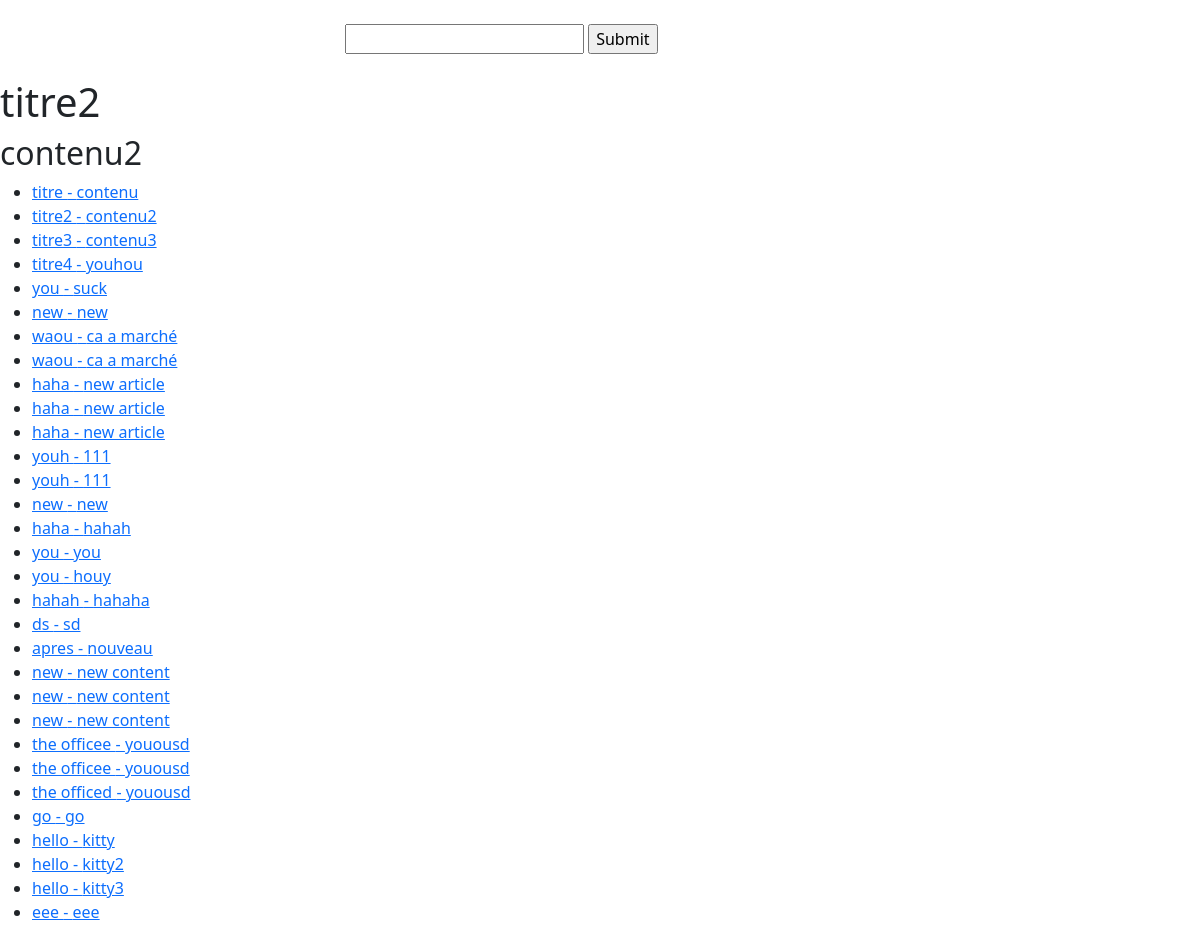
The page / on the database its author committed.
### articles/models.py (models this page shows)
class Article(models.Model):
    title = models.TextField()
    content = models.TextField()

### try_django/views.py (the view)
# urls.py: 2. Add a URL to urlpatterns:  path('', views.home, name='home')
def home(request, *args, **kwargs):
    article_obj = Article.objects.get(id=2)
    list_obj = Article.objects.all()
    context = {
        "obj": article_obj,
        "list_obj": list_obj
    }
    html = render_to_string(template_name="home-view.html", context=context)
    return HttpResponse(html)

### templates/home-view.html
{% extends 'base.html' %}
{% block content %}
<h1>{{obj.title}}</h1>
<h2>{{obj.content}}</h2>
{% endblock content %}
{% block below_content %}
<ul>
{% for element in list_obj %}
<li><a href="/articles/{{element.id}}/">{{element.title}} - {{element.content}}</li></a>
{% endfor %}
</ul>
{% endblock below_content %}

### templates/base.html (shortened to what this page needs)
<!DOCTYPE html>
<html lang="en">
<head>
    <link href="https://cdn.jsdelivr.net/npm/bootstrap@5.3.0-alpha1/dist/css/bootstrap.min.css" rel="stylesheet">
</head>
<body>
    <div class="container">
            <div class="col-md-6 mx-auto p-4">
                <form action='/articles/'>
                    <input type="text" name="q" id="">
                    <input type="submit" value="Submit">
                </form>
            </div>
    </div>
    {% block content %}
    {% endblock content %}
    {% block below_content %}
    {% endblock below_content %}
</body>
</html>

### rows shown on the page
Article: title "titre2", content "contenu2"
Article: title "titre", content "contenu"
Article: title "titre3", content "contenu3"
Article: title "titre4", content "youhou"
Article: title "you", content "suck"
Article: title "new", content "new"
Article: title "waou", content "ca a marché"
Article: title "waou", content "ca a marché"
Article: title "haha", content "new article"
Article: title "haha", content "new article"
Article: title "haha", content "new article"
Article: title "youh", content "111"
Article: title "youh", content "111"
Article: title "new", content "new"
Article: title "haha", content "hahah"
Article: title "you", content "you"
Article: title "you", content "houy"
Article: title "hahah", content "hahaha"
Article: title "ds", content "sd"
Article: title "apres", content "nouveau"
Article: title "new", content "new content"
Article: title "new", content "new content"
Article: title "new", content "new content"
Article: title "the officee", content "youousd"
Article: title "the officee", content "youousd"
Article: title "the officed", content "youousd"
Article: title "go", content "go"
Article: title "hello", content "kitty"
Article: title "hello", content "kitty2"
Article: title "hello", content "kitty3"
Article: title "eee", content "eee"
